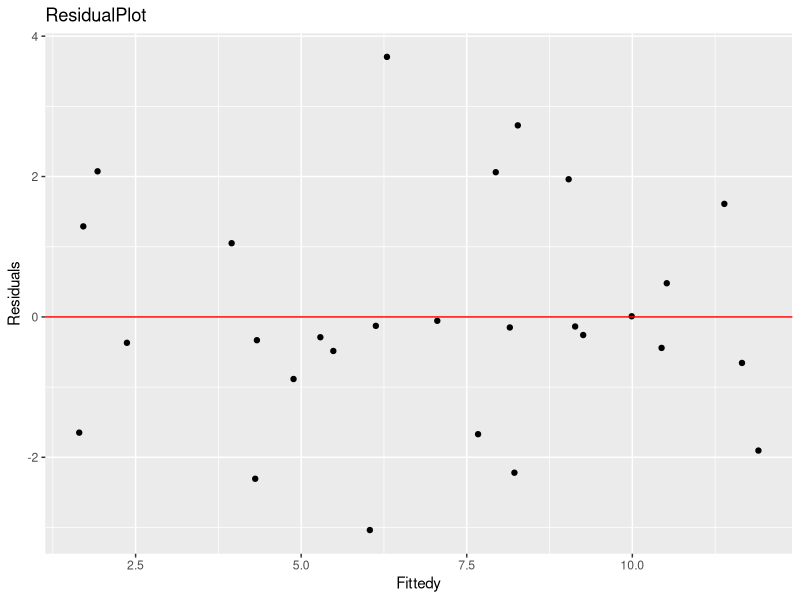
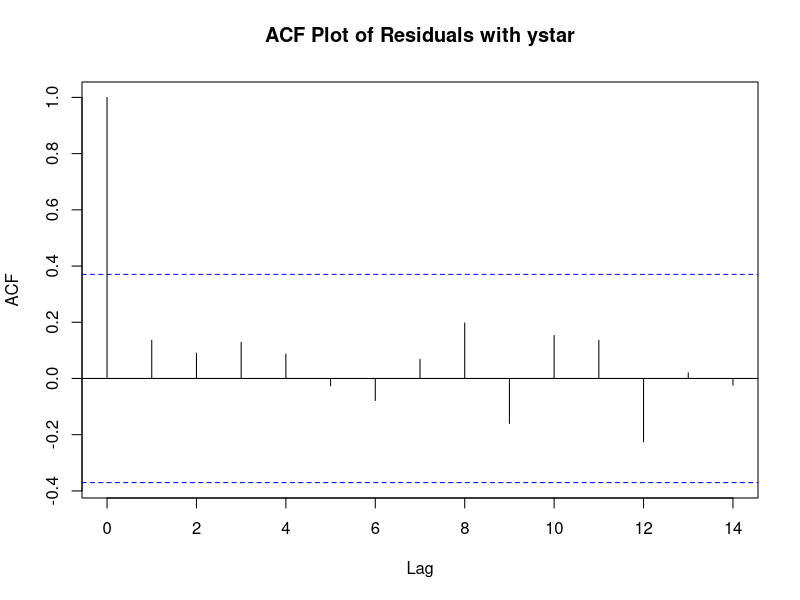
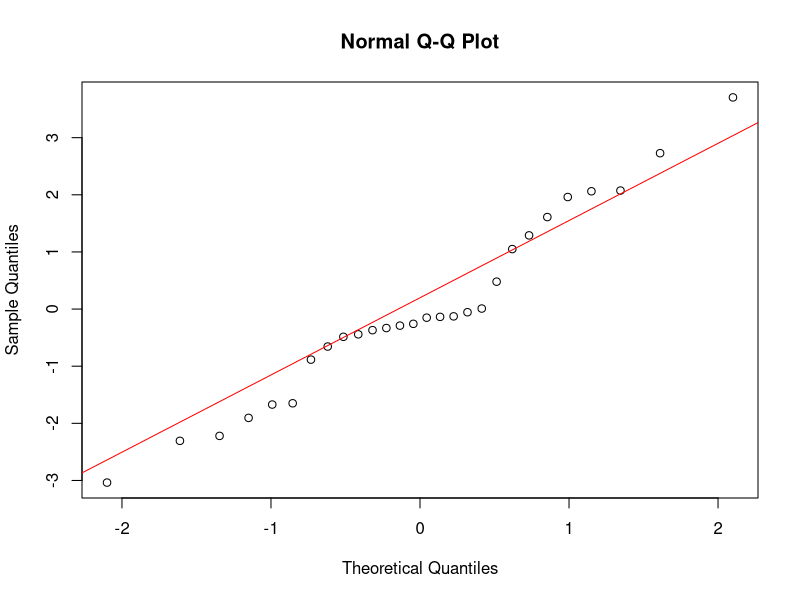

These charts were generated, in order, by the following R code:
## ---- chunk 1
knitr::opts_chunk$set(echo = TRUE)
rm(list = ls())
library(MASS)
library(tidyverse)
## ---- chunk 2
nfl <- read.table('nfl.txt', header = TRUE)
head(nfl)
## ---- chunk 3
result <- lm(y ~ ., data = nfl)
summary(result)
## ---- chunk 4
partial_result <- lm(y ~ x2+x7+x8, data = nfl)
newdata <- data.frame(x2 = 2000, x7 = 48, x8 = 2350) 
predict(partial_result, newdata, level=0.95, interval="prediction")
## ---- chunk 5
p <- 10
n <- nrow(nfl)

summary(result)
## ---- chunk 6
x7_tstat <- 0.1543533 / 0.1520695
x7_tstat
## ---- chunk 7
f_result <- lm(y ~ x2 + x7 + x8, data = nfl)

##storefittedy&residuals 
yhat<-f_result$fitted.values 
res<-f_result$residuals 

##addtodataframe 
Data <-data.frame(nfl,yhat,res)


ggplot(Data,aes(x=yhat,y=res)) + 
  geom_point()+ 
  geom_hline(yintercept=0,color="red")+ 
  labs(x="Fittedy", y="Residuals", title="ResidualPlot")

acf(res, main="ACF Plot of Residuals with ystar")

qqnorm(res) 
qqline(res, col="red")
## ---- chunk 8
result2 <- lm(y~x2+x7+x8+x1, data = nfl)
summary(result2)
